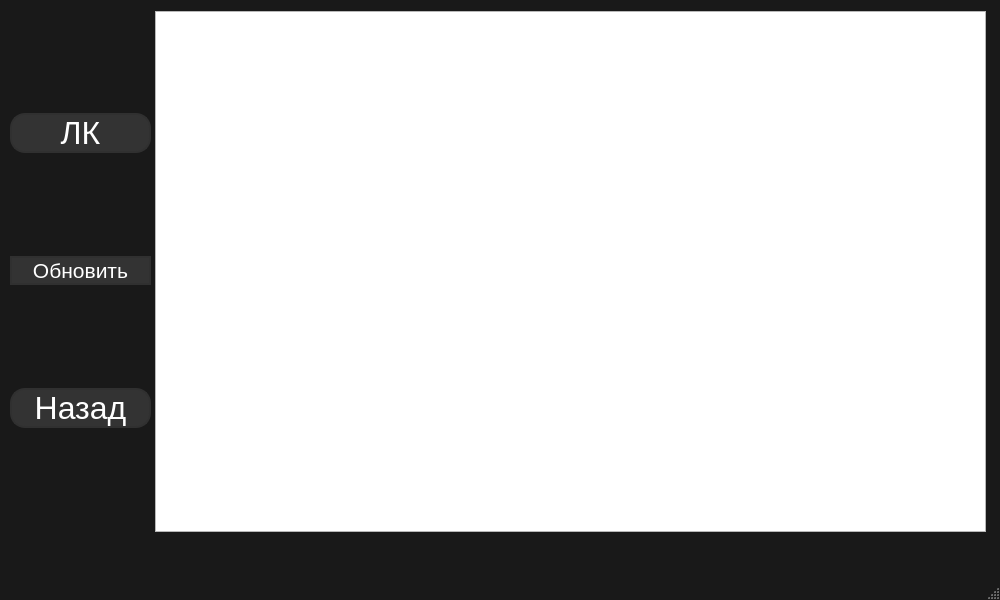
<?xml version="1.0" encoding="UTF-8"?>
<ui version="4.0">
 <class>Work</class>
 <widget class="QMainWindow" name="Work">
  <property name="geometry">
   <rect>
    <x>0</x>
    <y>0</y>
    <width>1000</width>
    <height>600</height>
   </rect>
  </property>
  <property name="minimumSize">
   <size>
    <width>1000</width>
    <height>600</height>
   </size>
  </property>
  <property name="maximumSize">
   <size>
    <width>1000</width>
    <height>600</height>
   </size>
  </property>
  <property name="windowTitle">
   <string>MainWindow</string>
  </property>
  <property name="styleSheet">
   <string notr="true">QPushButton {
background-color: #333333;
border-radius: 15%;
color: white;
border: 2px solid #303030;
}

QPushButton:hover {
 background-color: #505050;
}

QPushButton:pressed {
 background-color: #505050;
}

QMainWindow {
background-color: #191919;
}

QLineEdit {
background-color: #282828;
color: white;
border: 0px;
}

QLabel {
color: white;
}

QComboBox {
background-color: #333333;
border-radius: 15%;
color: white;
border: 2px solid #303030;
}

QComboBox:hover {
 background-color: #505050;
}

QComboBox:pressed {
 background-color: #505050;
}

QComboBox:drop-down {
border: 1px solid #303030;
border-radius: 15%;
 }</string>
  </property>
  <widget class="QWidget" name="centralwidget">
   <widget class="QWidget" name="layoutWidget">
    <property name="geometry">
     <rect>
      <x>10</x>
      <y>10</y>
      <width>141</width>
      <height>521</height>
     </rect>
    </property>
    <layout class="QVBoxLayout" name="verticalLayout">
     <property name="spacing">
      <number>0</number>
     </property>
     <item>
      <widget class="QPushButton" name="pushButton_Setting">
       <property name="sizePolicy">
        <sizepolicy hsizetype="Preferred" vsizetype="Fixed">
         <horstretch>0</horstretch>
         <verstretch>0</verstretch>
        </sizepolicy>
       </property>
       <property name="minimumSize">
        <size>
         <width>0</width>
         <height>0</height>
        </size>
       </property>
       <property name="maximumSize">
        <size>
         <width>16777215</width>
         <height>16777215</height>
        </size>
       </property>
       <property name="font">
        <font>
         <pointsize>24</pointsize>
        </font>
       </property>
       <property name="whatsThis">
        <string/>
       </property>
       <property name="styleSheet">
        <string notr="true"/>
       </property>
       <property name="text">
        <string>ЛК</string>
       </property>
       <property name="autoDefault">
        <bool>false</bool>
       </property>
      </widget>
     </item>
     <item>
      <widget class="QPushButton" name="pushButton_Reload">
       <property name="sizePolicy">
        <sizepolicy hsizetype="Preferred" vsizetype="Fixed">
         <horstretch>0</horstretch>
         <verstretch>0</verstretch>
        </sizepolicy>
       </property>
       <property name="minimumSize">
        <size>
         <width>0</width>
         <height>0</height>
        </size>
       </property>
       <property name="maximumSize">
        <size>
         <width>16777215</width>
         <height>16777215</height>
        </size>
       </property>
       <property name="font">
        <font>
         <pointsize>16</pointsize>
        </font>
       </property>
       <property name="styleSheet">
        <string notr="true"/>
       </property>
       <property name="text">
        <string>Обновить</string>
       </property>
       <property name="checkable">
        <bool>false</bool>
       </property>
       <property name="autoDefault">
        <bool>false</bool>
       </property>
      </widget>
     </item>
     <item>
      <widget class="QPushButton" name="pushButton_Close">
       <property name="sizePolicy">
        <sizepolicy hsizetype="Preferred" vsizetype="Fixed">
         <horstretch>0</horstretch>
         <verstretch>0</verstretch>
        </sizepolicy>
       </property>
       <property name="minimumSize">
        <size>
         <width>0</width>
         <height>0</height>
        </size>
       </property>
       <property name="maximumSize">
        <size>
         <width>16777215</width>
         <height>16777215</height>
        </size>
       </property>
       <property name="font">
        <font>
         <pointsize>24</pointsize>
        </font>
       </property>
       <property name="styleSheet">
        <string notr="true"/>
       </property>
       <property name="text">
        <string>Назад</string>
       </property>
       <property name="checkable">
        <bool>false</bool>
       </property>
       <property name="autoDefault">
        <bool>false</bool>
       </property>
      </widget>
     </item>
    </layout>
   </widget>
   <widget class="QTableWidget" name="tableWidget">
    <property name="geometry">
     <rect>
      <x>155</x>
      <y>11</y>
      <width>831</width>
      <height>521</height>
     </rect>
    </property>
   </widget>
  </widget>
  <widget class="QMenuBar" name="menubar">
   <property name="geometry">
    <rect>
     <x>0</x>
     <y>0</y>
     <width>1000</width>
     <height>25</height>
    </rect>
   </property>
  </widget>
  <widget class="QStatusBar" name="statusbar"/>
 </widget>
 <resources/>
 <connections/>
</ui>
